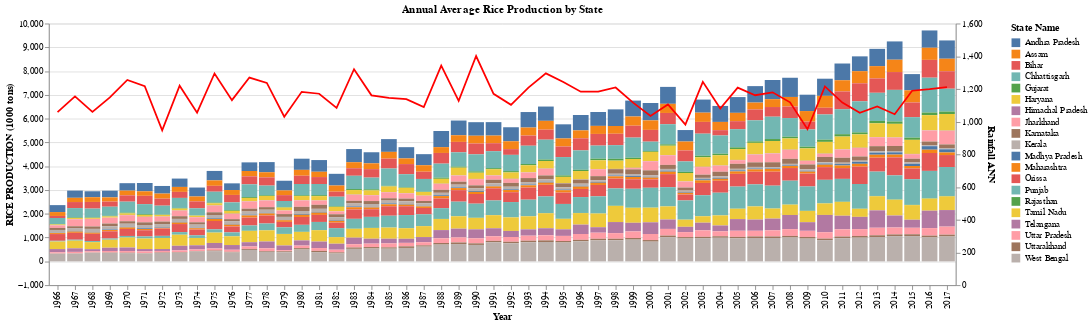

Source (notebook cell):
### Markdown cell above
# Visualize Anuual Average Rice Production & Rainfall by State from 1966 - 2017

### Code cell
# Define a selection that will be used to highlight bars.
selection = alt.selection_multi(fields=['State Name'], bind='legend')

# Create an Altair chart for the average rice production by state with interaction
rice_production_chart = alt.Chart(annual_avg_data).mark_bar().encode(
    x='Year:O',
    y='RICE PRODUCTION (1000 tons):Q',
    color=alt.condition(selection, 'State Name:N', alt.value('lightgray')),
    tooltip=['Year', 'State Name', 'RICE PRODUCTION (1000 tons)', 'Rainfall ANN']
).properties(
    title='Annual Average Rice Production by State'
).add_selection(
    selection  # Add selection to the chart
)

# Create an Altair chart for the average rainfall with the line color set to red
rainfall_chart = alt.Chart(annual_avg_data).mark_line(color='red').encode(
    x='Year:O',
    y='Rainfall ANN:Q',
    tooltip=['Year', 'Rainfall ANN']
).properties(
    title='Annual Average Rainfall by State'
)

# Combine the rice production and rainfall charts with independent Y-axis
combined_chart = alt.layer(
    rice_production_chart,
    rainfall_chart,
    data=annual_avg_data
).resolve_scale(
    y='independent'
)

# Display the combined chart
combined_chart

### Figure 1 — Vega-Lite specification as saved in the notebook (floating-point values rounded to 4 significant figures; data arrays with more than 128 entries replaced by an {"elided": "..."} marker saying what was removed)
{"config": {"view": {"continuousWidth": 400, "continuousHeight": 300}}, "layer": [{"mark": "bar", "encoding": {"color": {"condition": {"field": "State Name", "type": "nominal", "selection": "selector001"}, "value": "lightgray"}, "tooltip": [{"field": "Year", "type": "quantitative"}, {"field": "State Name", "type": "nominal"}, {"field": "RICE PRODUCTION (1000 tons)", "type": "quantitative"}, {"field": "Rainfall ANN", "type": "quantitative"}], "x": {"field": "Year", "type": "ordinal"}, "y": {"field": "RICE PRODUCTION (1000 tons)", "type": "quantitative"}}, "selection": {"selector001": {"type": "multi", "fields": ["State Name"], "bind": "legend"}}, "title": "Annual Average Rice Production by State"}, {"mark": {"type": "line", "color": "red"}, "encoding": {"tooltip": [{"field": "Year", "type": "quantitative"}, {"field": "Rainfall ANN", "type": "quantitative"}], "x": {"field": "Year", "type": "ordinal"}, "y": {"field": "Rainfall ANN", "type": "quantitative"}}, "title": "Annual Average Rainfall by State"}], "data": {"name": "data-868968a51f38da4ff2686620a3739086"}, "resolve": {"scale": {"y": "independent"}}, "$schema": "https://vega.github.io/schema/vega-lite/v4.17.0.json", "datasets": {"data-868968a51f38da4ff2686620a3739086": {"elided": "1038 records"}}}
